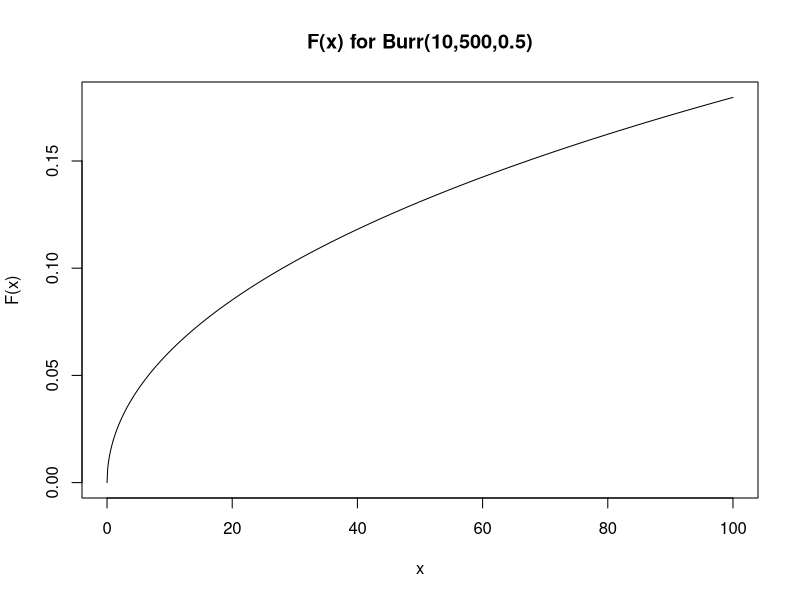
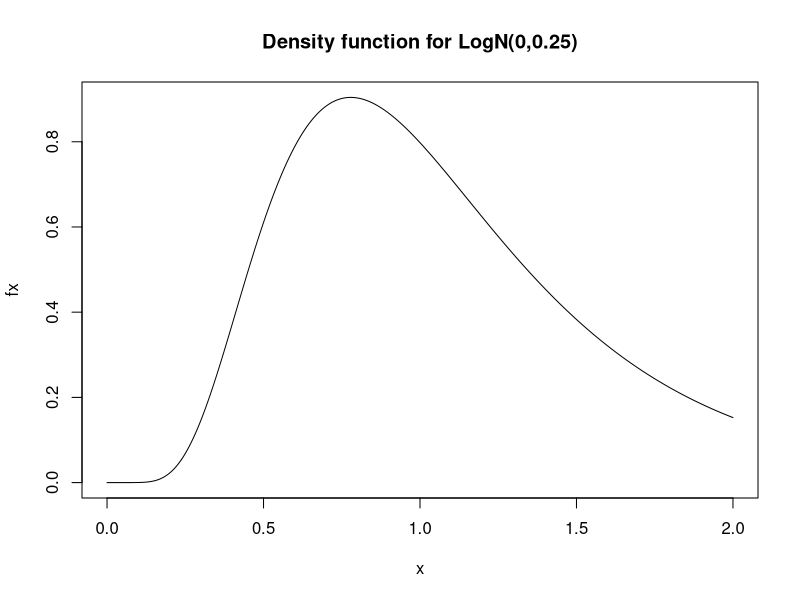

The R script that drew these images, in order:


# Using probability density functions

dexp(30, 0.05)
dexp(30, 0.05, log = TRUE)

x <- c(18.9, 16.2, 51.5, 65.2, 23.8, 4.2, 21.1, 0.5, 15.2, 3.3)
l <- dexp(x,0.05)
prod(l)
lnL <- log(prod(l)); lnL
lnL <- sum(dexp(x, 0.05, log = TRUE)); lnL

x <- 50
dgamma(x, 6, 0.1)

y <- 1000
dlnorm(y, 5, 2) 

set.seed(300)
y <- rweibull(20, 4, 0.00002^(-1/4))
c <- 0.00002; g <- 4
sum(dweibull(y, g, c^(-1/g), log = TRUE))

# Using the cumulative distribution function

pexp(800, 0.001)
pexp(800, 0.001, lower = FALSE)

y <- 1000
plnorm(y, 5, 2)

pgamma(50, 6, 0.1)

c <- 0.00002; g <- 4
pweibull(12, g, c^(-1/g)) - pweibull(8, g, c^(-1/g))

# Using the quantile function

qexp(0.5, 0.02)

qlnorm(0.995, 5, 2)
qlnorm(99.5, 5, 2)

qgamma(0.75, 6, 0.1) - qgamma(0.25, 6, 0.1)

c <- 0.00002; g <- 4
qweibull(0.7, g, c^(-1/g))

qweibull2 <- function(p, c, g){
  (-log(1 - p)/c)^(1/g)
}

qweibull2(0.7, c, g)

# Using the random number generator functions

set.seed(100)
rexp(1, 0.02)

set.seed(100)
rexp(5, 0.02)

set.seed(50)
rlnorm(10, 5, 2)

set.seed(1)
rgamma(5, 6, rexp(5, 10))

set.seed(10)
c <- 0.00002; g <- 4
y <- rweibull(3, g, c^(-1/g))
x <- rexp(3, 0.1)
z <- y/x; z

rweibull2 <- function(n, c, g){
  (-log(1 - runif(n))/c)^(1/g)
}

set.seed(10)
c <- 0.00002
g <- 4
y <- rweibull2(3, c, g)
x <- rexp(3, 0.1)
z <- y/x; z

# Distributions not built in to R

# The two-parameter Pareto distribution
rpareto <- function(n, a, lambda ){
  lambda * ((1 - runif(n))^(-1/a)-1)
}

dpareto <- function(x, a, lambda){
  a * lambda^(a)/((lambda + x)^(a+1))
}

ppareto <- function(q, a, lambda){
  1 - (lambda/(lambda + q))^a
}

qpareto <- function(p, a, lambda){
  lambda * ((1 - p)^(-1/a)-1)
}

# The Burr distribution
rburr <- function(n, a, lambda, g){
  (lambda*((1 - runif(n))^(-1/a) - 1))^(1/g)
}

dburr <- function(x, a, lambda, g){
  a * g * lambda^(a)*x^(g - 1)/((lambda + x^g)^(a+1))
}

pburr <- function(q, a, lambda, g){
  1 - (lambda/(lambda + q^g))^a
}

qburr <- function(p, a, lambda, g){
  (lambda*((1 - p)^(-1/a) - 1))^(1/g)
}


# Plotting the CDF of a Burr distribution
pburr <- function(q, a, lambda, g){
  1 - (lambda/(lambda + q^g))^a
}

alpha <- 10; lambda <- 500; gamma <- 0.5
x <- seq(0, 100, by = 0.1)
Fx <- pburr(x, alpha, lambda, gamma)
plot(x, Fx, xlab = "x",ylab = "F(x)",
     main = "F(x) for Burr(10,500,0.5)", type = "l")

# The three-parameter Pareto distribution

d3pareto = function(x, a, lambda, k){
  gamma(a + k) * lambda^a / (gamma(a) * gamma(k)) *
    x^(k-1) / (lambda + x)^(a + k)
}

q <- 10
integrate(d3pareto, 0, q, a = 2, lambda = 4, k = 5)
integrate(d3pareto, 0, q, a = 2, lambda = 4, k = 5)$value



d3pareto = function(x, a, lambda, k){
  gamma(a + k) * lambda^a / (gamma(a) * gamma(k)) *
    x^(k-1) / (lambda + x)^(a + k)
}

1 - integrate(d3pareto, 0, 10000, a = 2, lambda = 200, k = 7)$value

# The Weibull distribution
rweibull2 <- function(n, c, g){
  (-log(1 - runif(n))/c)^(1/g)
}

dweibull2 <- function(x, c, g){
  c * g * x^(g-1) * exp(-c * x^g)
}

pweibull2 <- function(q, c, g){
  1 - exp(-c * q^g)
}

qweibull2 <- function(p, c, g){
  (-log(1 - p)/c)^(1/g)
}

# Question 15.1

# Part (i)
set.seed(80)
rpareto <- function(n, a, lambda ){
  lambda*((1 - runif(n))^(-1/a) - 1)
}
x <- rpareto(500, 3, 10000)
head(x)

# Part (i) alternative solution
set.seed(80)
u <- runif(500, 0, 1)
a <- 3; lambda <- 10000
sim <- lambda*(1 - u)^(-1/a) - lambda

head(x)
head(sim)

# Part (ii)
skewness <- sum((x - mean(x))^3)/length(x)
coeff.of.skew <- skewness/var(x)^(3/2)
coeff.of.skew

# Question 15.2

pbeta(0.75, 0.02, 0.4, lower = FALSE)
pbeta(0.75, shape1 = 0.02, shape2 = 0.4, lower.tail = FALSE)

# Question 15.3

a <- 3; lambda <- 5; k <- 4
f <- function(x) {
  gamma(a + k)*(lambda^a)*x^(k - 1)/
    (gamma(a)*gamma(k)*(lambda + x)^(a + k))
}

f(2)

Func <-function(M) {
  abs(integrate(f, 0, M)$value - 0.5)
}
k*lambda/(a - 1)
M.start <- 10
nlm(Func, M.start)

# Reasonableness check
M <- nlm(Func, M.start)$estimate
integrate(f, 0, M)

# Question 15.4

# Part (i)
m <- 0
s2 <- 0.25
s <- s2^0.5
exp(m + 0.5*s^2)
x <- seq(0.000001, 2, by = 0.000001)
fx <- dlnorm(x, m, s)
max <- max(fx); max
i <- which(fx == max); i
match(max(fx), fx)
x[i]

# Part (i) check
exp(m - s2)

# Part (i) alternative solution
x[which(dlnorm(x, 0, 0.5) == max(dlnorm(x, 0, 0.5)))]

# Part (ii)
plot(x, fx, type = "l", main = "Density function for LogN(0,0.25)")